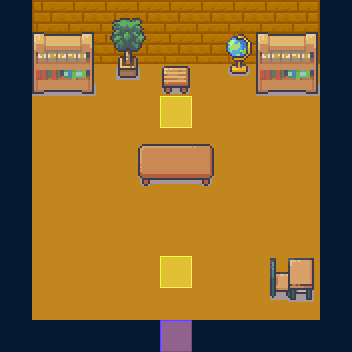

Rendered tile map (Tiled .tmx) drawn with the repository's tilesets; below, a short description and the map source with its tile grids summarised:
An orthogonal 11x11 tile map with 32x32 px tiles, 4 tile layers (Ground, Walls, Furniture, Sensors), 3 tilesets and 14 objects (11x wall, entrance, MerchantNPC, player).

<map version="1.5" tiledversion="1.7.2" orientation="orthogonal" renderorder="right-down" width="11" height="11" tilewidth="32" tileheight="32" infinite="0" nextlayerid="8" nextobjectid="15">
 <tileset firstgid="1" name="temp" tilewidth="32" tileheight="32" tilecount="64" columns="8">
  <image source="temp.png" width="256" height="256" />
 </tileset>
 <tileset firstgid="65" name="tileset" tilewidth="32" tileheight="32" tilecount="504" columns="24">
  <image source="tileset.png" width="793" height="672" />
 </tileset>
 <tileset firstgid="569" name="Interiors_free_32x32" tilewidth="32" tileheight="32" tilecount="1424" columns="16">
  <image source="Interiors_free_32x32.png" width="512" height="2848" />
 </tileset>
 <layer id="1" name="Ground" width="11" height="11">
  <properties>
   <property name="Draw" type="int" value="1" />
  </properties>
  <data>[121 cells, 73 non-empty, 1 distinct tile ids]</data>
 </layer>
 <layer id="2" name="Walls" width="11" height="11">
  <properties>
   <property name="Draw" type="int" value="1" />
  </properties>
  <data>[121 cells, 48 non-empty, 7 distinct tile ids]</data>
 </layer>
 <layer id="4" name="Furniture" width="11" height="11">
  <properties>
   <property name="Draw" type="int" value="1" />
  </properties>
  <data>[121 cells, 27 non-empty, 23 distinct tile ids]</data>
 </layer>
 <layer id="3" name="Sensors" width="11" height="11">
  <data>[121 cells, 3 non-empty, 2 distinct tile ids]</data>
 </layer>
 <objectgroup id="5" name="Walls">
  <object id="1" name="wall" type="wall" x="0" y="96" width="32" height="224" />
  <object id="2" name="wall" type="wall" x="32" y="64" width="64" height="32" />
  <object id="3" name="wall" type="wall" x="256" y="64" width="64" height="32" />
  <object id="4" name="wall" type="wall" x="96" y="32" width="160" height="32" />
  <object id="5" name="wall" type="wall" x="320" y="96" width="32" height="224" />
  <object id="6" name="wall" type="wall" x="192" y="320" width="128" height="32" />
  <object id="7" name="wall" type="wall" x="32" y="320" width="128" height="32" />
  <object id="8" name="wall" type="wall" x="137.327" y="143.042" width="77.1268" height="43.4465" />
  <object id="9" name="wall" type="wall" x="160" y="64" width="32" height="32" />
  <object id="10" name="wall" type="wall" x="115.328" y="64" width="24.5579" height="16.0154" />
  <object id="11" name="wall" type="wall" x="226.968" y="64" width="24.134" height="12.1999" />
 </objectgroup>
 <objectgroup id="6" name="Sensors">
  <object id="12" name="entrance" type="entrance" x="160" y="320" width="32" height="32" />
 </objectgroup>
 <objectgroup id="7" name="Entities">
  <object id="13" name="MerchantNPC" type="MerchantNPC" x="160" y="96" width="32" height="32" />
  <object id="14" name="player" type="player" x="160" y="256" width="32" height="32" />
 </objectgroup>
</map>
